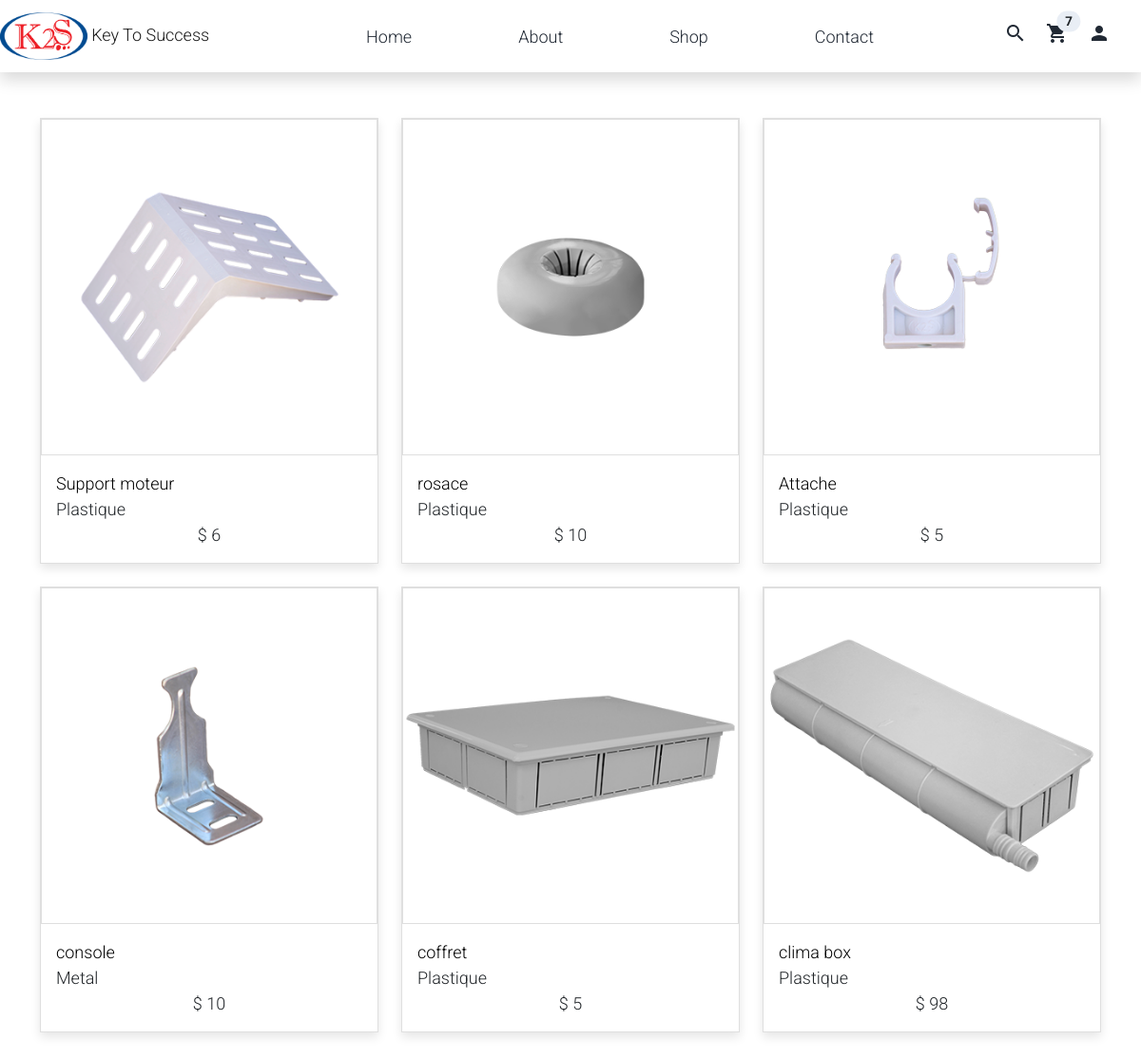
/TP/shop.php, run on the app's committed database.
### tables this page shows
CREATE TABLE `products` (
  `id` int(11) NOT NULL,
  `Product` varchar(20) NOT NULL,
  `Quantity` float NOT NULL,
  `Prix_Unitaire` float NOT NULL,
  `Prix_Total` float NOT NULL,
  `designation` varchar(255) NOT NULL,
  `Image` varchar(225) NOT NULL,
  `user` int(255) NOT NULL
);

### TP/shop.php (the view, shortened to what this page needs)
<?php
include_once "inc/header.php";
?>
<body>
    <div class="container py-5">
                <div class="row">
                    <?php
                     $req="SELECT * FROM products  ORDER BY id" ;
                     $result=$pdo->query($req);
                     $rows = $result->fetchAll(PDO::FETCH_OBJ);
                      foreach($rows as $row){
                          echo "
                          <div class='col-md-4'>
                          <div class='card mb-4 product-wap rounded-0'>
                              <div class='card rounded-0'>
                                  <img class='card-img rounded-0 img-fluid' src='$row->Image' style=''>
                                  <div class='card-img-overlay rounded-0 product-overlay d-flex align-items-center justify-content-center'>
                                      <ul class='list-unstyled'>
                                          <li><a class='btn btn-success text-white mt-2' href='shop-single.html'><i class='material-icons'>&#xe145;</i></a></li>
                                          </ul>
                                  </div>
                              </div>
                              <div class='card-body'>
                                  <a href='shop-single.html' class='h3 text-decoration-none'>$row->Product</a>
                                  <ul class='w-100 list-unstyled d-flex justify-content-between mb-0'>
                                      <li>$row->designation</li>
                                  </ul>
                                  <p class='text-center mb-0'>$ $row->Prix_Unitaire</p>
                              </div>
                          </div>
                      </div>";
                          }
                          ?>
                </div>
    </div>

### TP/inc/header.php (shortened to what this page needs)
<!DOCTYPE html>
<html lang="en">
<head>
    <link href="inc/css/starter-template.css" rel="stylesheet">
    <link href="inc/css/bootstrap.min.css" rel="stylesheet">
    <link rel="stylesheet" href="inc/css/bootstrap.min.css">
    <link rel="stylesheet" href="inc/css/templatemo.css">
    <link rel="stylesheet" href="inc/css/fontawesome.min.css">
    <link rel="stylesheet" href="inc/css/custom.css">
</head>
<nav class="navbar navbar-expand-lg navbar-light shadow ">
  <a class="navbar-brand" href="crudProduit.php">
    <img src="inc/image/LOGO.png" height="50" class="d-inline-block" alt="">
    Key To Success
  </a>
  <?php
if ((empty($_SESSION['username']))){
    ?>
    <div class="container d-flex justify-content-between align-items-center">
<div class="align-self-center collapse navbar-collapse flex-fill  d-lg-flex justify-content-lg-between" id="templatemo_main_nav">
    <div class="flex-fill">
        <ul class="nav navbar-nav d-flex justify-content-between mx-lg-auto">
            <li class="nav-item">
                <a class="nav-link" href="index.html">Home</a>
            </li>
            <li class="nav-item">
                <a class="nav-link" href="about.html">About</a>
            </li>
            <li class="nav-item">
                <a class="nav-link" href="/TP/shop.php">Shop</a>
            </li>
            <li class="nav-item">
                <a class="nav-link" href="contact.html">Contact</a>
            </li>
        </ul>
    </div>
    <div class="navbar align-self-center d-flex">
        <a class="nav-icon d-none d-lg-inline" href="#" data-bs-toggle="modal" data-bs-target="#templatemo_search">
        <i class='material-icons'>&#xe8b6;</i>
        </a>
        <a class="nav-icon position-relative text-decoration-none" href="#">
        <i class='material-icons'>&#xe8cc;</i>
            <span class="position-absolute top-0 left-100 translate-middle badge rounded-pill bg-light text-dark">7</span>
        </a>
        <a class="nav-icon position-relative text-decoration-none" title="Login" href="/TP/login.php">
        <i class='material-icons'>&#xe7fd;</i>
        </a>
    </div>
</div>
</div>
<?php
}
    ?>
</nav>

### TP/inc/css/starter-template.css (style rules this page uses)
body { color: #566787; background: #f5f5f5; font-family: 'Roboto', sans-serif; }

### TP/inc/css/templatemo.css (style rules this page uses)
body, ul, li, p, a, label, input, div { font-family: 'Roboto', sans-serif; font-size: 18px !important; font-weight: 300 !important; }
.h3 { font-family: 'Roboto', sans-serif; font-size: 22px !important; }
.bg-light { background-color: #e9eef5 !important; }
#templatemo_main_nav a { color: #212934; }
#templatemo_main_nav .navbar .nav-icon { margin-right: 20px; }
.product-wap { box-shadow: 0px 5px 10px 0px rgba(0, 0, 0, 0.10); }
.card.product-wap a { color: #000; }
.product-wap .h3, .product-wap li, .product-wap i, .product-wap p { font-size: 12px !important; }
@media (min-width: 768px) { #templatemo_main_nav .navbar-nav { max-width: 450px; } }
@media (min-width: 992px) { #templatemo_main_nav .navbar-nav { max-width: 550px; } }
@media (min-width: 992px) { .product-wap .h3, .product-wap li, .product-wap i, .product-wap p { font-size: 18px !important; } }

### data on the page
products: Image (picture), Product "Support moteur", designation "Plastique", Prix_Unitaire "6"
products: Image (picture), Product "rosace", designation "Plastique", Prix_Unitaire "10"
products: Image (picture), Product "Attache", designation "Plastique", Prix_Unitaire "5"
products: Image (picture), Product "console", designation "Metal", Prix_Unitaire "10"
products: Image (picture), Product "coffret", designation "Plastique", Prix_Unitaire "5"
products: Image (picture), Product "clima box", designation "Plastique", Prix_Unitaire "98"
